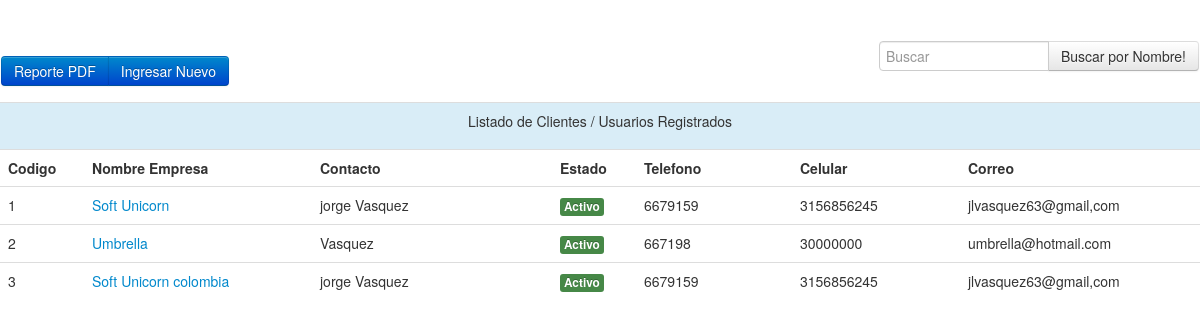
/proveedor.php (signed in), run on the app's committed database.
### tables this page shows
CREATE TABLE IF NOT EXISTS `proveedor` (
  `codigo` int(255) NOT NULL AUTO_INCREMENT,
  `empresa` varchar(255) NOT NULL,
  `nom` varchar(255) NOT NULL,
  `dir` varchar(255) NOT NULL,
  `ciudad` varchar(255) NOT NULL,
  `tel` varchar(255) NOT NULL,
  `cel` varchar(255) NOT NULL,
  `correo` varchar(255) NOT NULL,
  `obs` varchar(255) NOT NULL,
  `estado` text NOT NULL,
  PRIMARY KEY (`codigo`)
);

### proveedor.php (the view, shortened to what this page needs)
<!DOCTYPE html>
<html lang="en">
<head>
    <link href="css/bootstrap.css" rel="stylesheet">
    <link href="css/bootstrap-responsive.css" rel="stylesheet">
    <link href="css/docs.css" rel="stylesheet">
    <link href="js/google-code-prettify/prettify.css" rel="stylesheet">
</head>
<body data-spy="scroll" data-target=".bs-docs-sidebar">
<table width="100%" border="0">
  <tr>
    <td>
        <div class="btn-group" data-toggle="buttons-checkbox">
          <button type="button" class="btn btn-primary" onClick="window.location='PDFproveedores.php'">Reporte PDF</button>
          <button type="button" class="btn btn-primary" onClick="window.location='crear_proveedor.php'">Ingresar Nuevo</button>
        </div>
    </td>
    <td>
        <div align="right">
      		<form method="post" action="" enctype="multipart/form-data" name="form1" id="form1">
              <div class="input-append">
                     <input name="bus" type="text" class="span2" size="60" list="characters" placeholder="Buscar">
                      <?php
                        $can=mysql_query("SELECT DISTINCT nom FROM proveedor");
                      ?>
                    <button class="btn" type="submit">Buscar por Nombre!</button>
              </div>
            </form>
    </td>
  </tr>
</table>
<div align="center">
<table width="80%" border="0" class="table">
  <tr class="info">
    <td colspan="7"><p align="center">Listado de Clientes / Usuarios Registrados</p></td>
  </tr>
  <tr>
    <td width="7%"><strong>Codigo</strong></td>
    <td width="19%"><strong>Nombre Empresa</strong></td>
    <td width="20%"><strong>Contacto</strong></td>
    <td width="7%"><strong>Estado</strong></td>
    <td width="13%"><strong>Telefono</strong></td>
    <td width="14%"><strong>Celular</strong></td>
    <td width="20%"><strong>Correo</strong></td>
  </tr>
    <?php
	if(empty($_POST['bus'])){
		$can=mysql_query("SELECT * FROM proveedor");
	}else{
		$buscar=$_POST['bus'];
		$can=mysql_query("SELECT * FROM proveedor where nom LIKE '$buscar%' or empresa LIKE '$buscar%'");
	}
	while($dato=mysql_fetch_array($can)){
		if($dato['estado']=="n"){
			$estado='<span class="label label-important">Inactivo</span>';
		}else{
			$estado='<span class="label label-success">Activo</span>';
		}
	?>
  <tr>
    <td><?php echo $dato['codigo']; ?></td>
    <td><a href="crear_proveedor.php?codigo=<?php echo $dato['codigo']; ?>"><?php echo $dato['empresa']; ?></a></td>
    <td><?php echo $dato['nom']; ?></td>
    <td><a href="php_estado_proveedor.php?id=<?php echo $dato['codigo']; ?>"><?php echo $estado; ?></a></td>
    <td><?php echo $dato['tel']; ?></td>
    <td><?php echo $dato['cel']; ?></td>
    <td><?php echo $dato['correo']; ?></td>
    </tr>
    <?php } ?>
</table>
</div>
</body>
</html>

### css/docs.css (style rules this page uses)
body { position: relative; padding-top: 40px; }

### data on the page
proveedor: codigo "1", empresa "Soft Unicorn", nom "jorge Vasquez", estado "Activo", tel "6679159", cel "3156856245", correo "jlvasquez63@gmail,com"
proveedor: codigo "2", empresa "Umbrella", nom "Vasquez", estado "Activo", tel "667198", cel "30000000", correo "umbrella@hotmail.com"
proveedor: codigo "3", empresa "Soft Unicorn colombia", nom "jorge Vasquez", estado "Activo", tel "6679159", cel "3156856245", correo "jlvasquez63@gmail,com"
